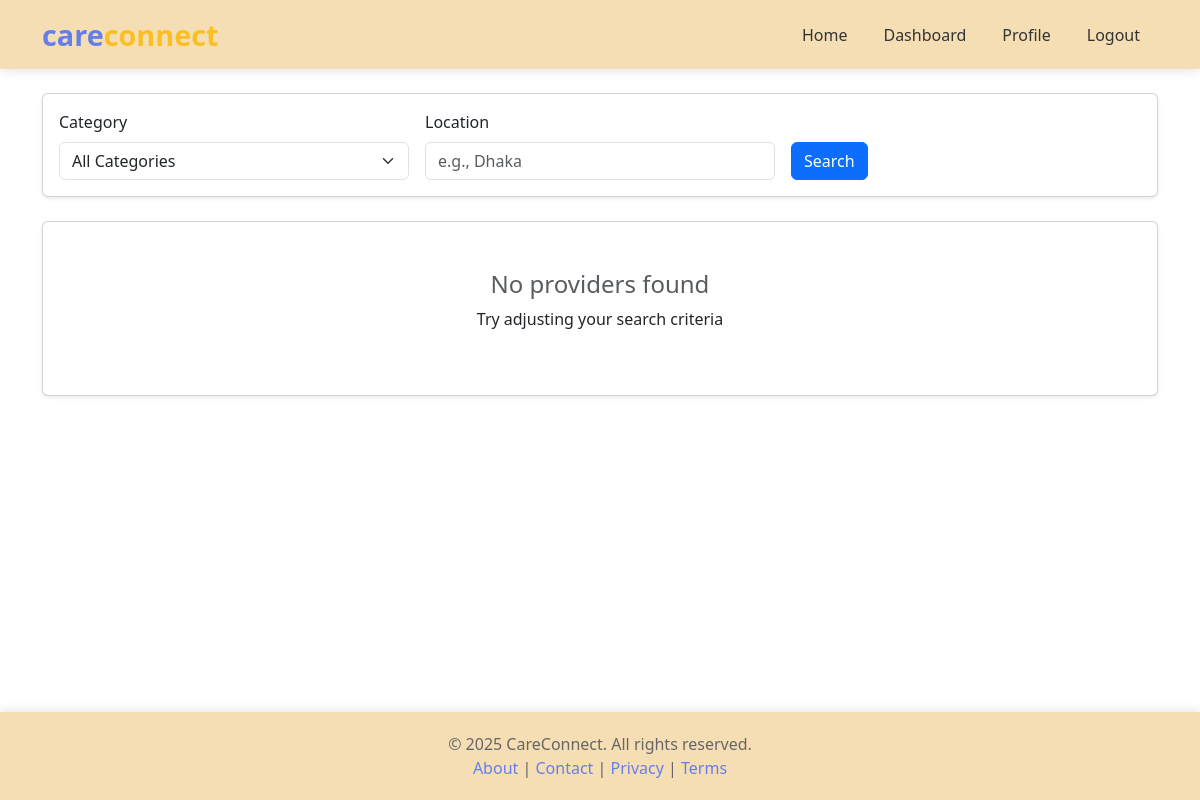
Before: /users/search/ (signed in) with the older database file.
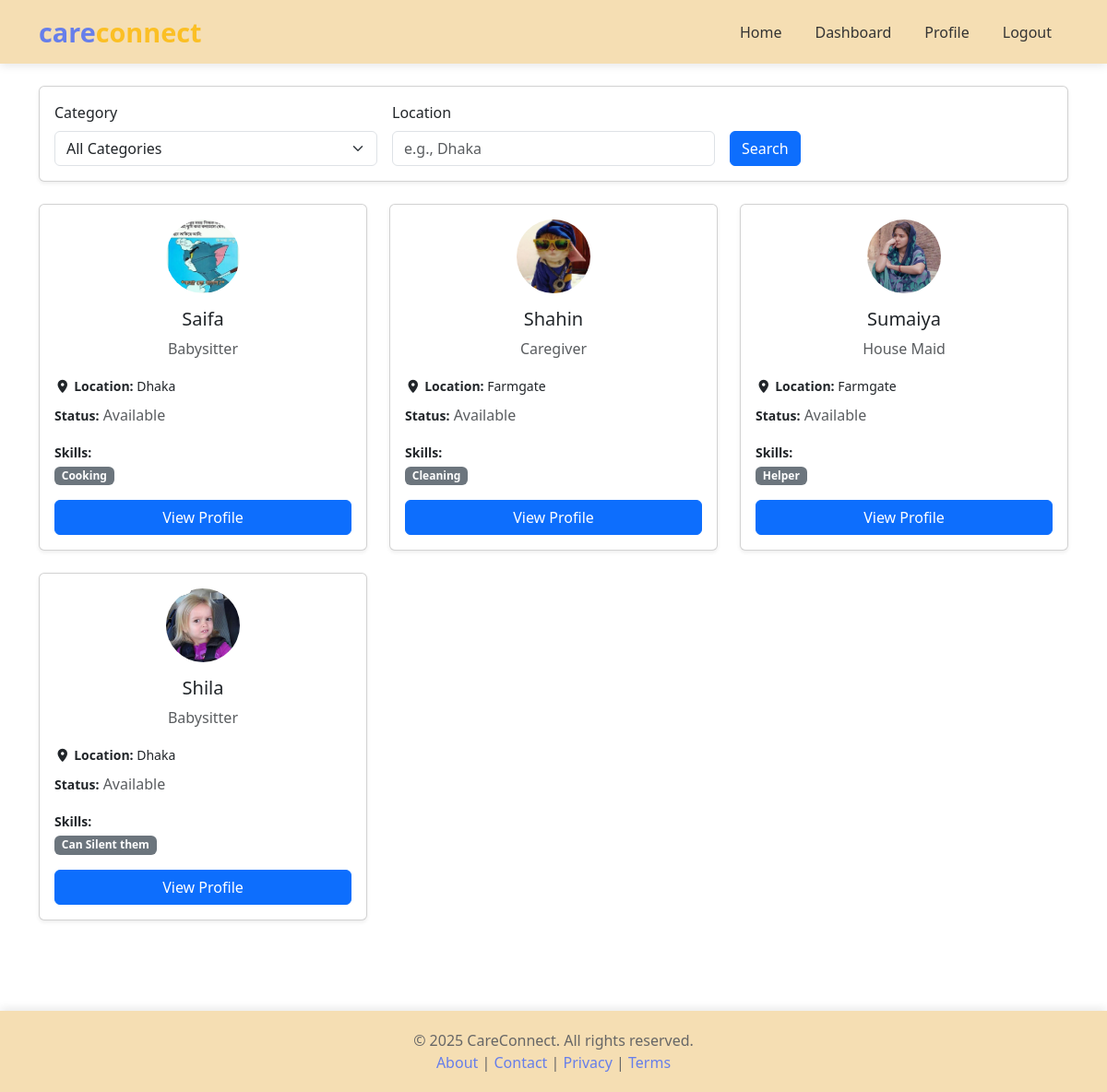
After: the same page with the newer database file.
### providers/models.py (models this page shows, shortened)
class ServiceProvider(models.Model):
    CATEGORY_CHOICES = [
        ('maid', 'House Maid'),
        ('babysitter', 'Babysitter'),
        ('caregiver', 'Caregiver'),
    ]
    GENDER_CHOICES = [
        ('male', 'Male'),
        ('female', 'Female'),
        ('other', 'Other'),
    ]
    user = models.OneToOneField(User, on_delete=models.CASCADE, related_name='provider_profile')
    name = models.CharField(max_length=100)
    age = models.IntegerField()
    gender = models.CharField(max_length=10, choices=GENDER_CHOICES)
    location = models.CharField(max_length=200)
    experience_year = models.FloatField()
    skills = models.TextField(help_text="Comma-separated")
    category = models.CharField(max_length=20, choices=CATEGORY_CHOICES)
    contactNo = models.CharField(max_length=15)
    hourlyRate = models.FloatField()
    availability = models.BooleanField(default=True)
    profile_image = models.ImageField(upload_to='provider_profiles/', blank=True, null=True)
    created_at = models.DateTimeField(auto_now_add=True)
    def get_skills_list(self):
        return [skill.strip() for skill in self.skills.split(',')]

### users/views.py (the view)
# urls.py: path('search/', views.search_providers, name='search_providers'),
@login_required
def search_providers(request):
    category = request.GET.get('category', '')
    location = request.GET.get('location', '')
    providers = ServiceProvider.objects.all()
    if category:
        providers = providers.filter(category=category)
    if location:
        providers = providers.filter(location__icontains=location)
    context = {
        'providers': providers,
        'category': category,
        'location': location,
    }
    return render(request, 'users/search.html', context)

### templates/users/search.html (shortened to what this page needs)
{% extends 'base.html' %}
{% block content %}
<div class="container mt-4 mb-5">
    <div class="card shadow-sm mb-4">
        <div class="card-body">
            <form method="GET" action="{% url 'search_providers' %}">
                <div class="row g-3">
                    <div class="col-md-4">
                        <label class="form-label">Category</label>
                        <select class="form-select" name="category">
                            <option value="">All Categories</option>
                        </select>
                    </div>
                    <div class="col-md-4">
                        <label class="form-label">Location</label>
                        <input type="text" class="form-control" name="location" value="{{ location }}" placeholder="e.g., Dhaka">
                    </div>
                    <div class="col-md-4 d-flex align-items-end">
                        <button type="submit" class="btn btn-primary">Search</button>
                    </div>
                </div>
            </form>
        </div>
    </div>
    <div class="row g-4">
        {% if providers %}
            {% for provider in providers %}
            <div class="col-md-6 col-lg-4">
                <div class="card shadow-sm h-100">
                    <div class="card-body">
                        <div class="text-center mb-3">
                            {% if provider.profile_image %}
                            <img src="{{ provider.profile_image.url }}" class="rounded-circle" width="80" height="80" alt="Profile">
                            {% endif %}
                        </div>
                        <h5 class="card-title text-center">{{ provider.name }}</h5>
                        <p class="text-center text-muted">{{ provider.get_category_display }}</p>
                        <div class="mb-2">
                            <small><strong><i class="fa-solid fa-location-dot"></i> Location:</strong> {{ provider.location }}</small>
                        </div>
                        <div class="mb-3">
                            <small><strong>Status:</strong></small>
                            {% if provider.availability %}
                            <span class="text-muted">Available</span>
                            {% else %}
                            <span class="text-muted">Unavailable</span>
                            {% endif %}
                        </div>
                        <div class="mb-3">
                            <small><strong>Skills:</strong></small><br>
                            {% for skill in provider.get_skills_list %}
                            <span class="badge bg-secondary me-1">{{ skill }}</span>
                            {% endfor %}
                        </div>
                        <a href="{% url 'provider_detail' provider.id %}" class="btn btn-primary w-100">View Profile</a>
                    </div>
                </div>
            </div>
            {% endfor %}
        {% else %}
            <div class="col-12">
                <div class="card shadow-sm">
                    <div class="card-body text-center py-5">
                        <h4 class="text-muted">No providers found</h4>
                        <p>Try adjusting your search criteria</p>
                    </div>
                </div>
            </div>
        {% endif %}
    </div>
</div>
{% endblock %}

### templates/base.html (shortened to what this page needs)
<!DOCTYPE html>
<html lang="en">
<head>
    <link href="https://cdn.jsdelivr.net/npm/bootstrap@5.3.2/dist/css/bootstrap.min.css" rel="stylesheet">
    <link rel="stylesheet"
          href="https://cdnjs.cloudflare.com/ajax/libs/font-awesome/7.0.1/css/all.min.css"
    />
</head>
<body>
    <nav class="navbar navbar-expand-lg navbar-light">
        <div class="container">
            <a class="navbar-brand" href="/">
                care<span class="connect">connect</span>
            </a>
            <div class="collapse navbar-collapse" id="navbarNav">
                <ul class="navbar-nav ms-auto">
                    <li class="nav-item">
                        <a class="nav-link" href="/">Home</a>
                    </li>
                    {% if user.is_authenticated %}
                        {% if user.is_provider %}
                            <li class="nav-item">
                                <a class="nav-link" href="{% url 'provider_dashboard' %}">Dashboard</a>
                            </li>
                            <li class="nav-item">
                                <a class="nav-link" href="{% url 'provider_profile' %}">Profile</a>
                            </li>
                            <li class="nav-item">
                                <a class="nav-link" href="{% url 'provider_logout' %}">Logout</a>
                            </li>
                        {% else %}
                            <li class="nav-item">
                                <a class="nav-link" href="{% url 'user_dashboard' %}">Dashboard</a>
                            </li>
                            <li class="nav-item">
                                <a class="nav-link" href="{% url 'user_profile' %}">Profile</a>
                            </li>
                            <li class="nav-item">
                                <a class="nav-link" href="{% url 'user_logout' %}">Logout</a>
                            </li>
                        {% endif %}
                    {% endif %}
                </ul>
            </div>
        </div>
    </nav>
    <div class="main-content">
        {% block content %}
        {% endblock %}
    </div>
    <footer>
        <div class="container text-center">
            <p>&copy; 2025 CareConnect. All rights reserved.</p>
            <p>
                <a href="#">About</a> |
                <a href="#">Contact</a> |
                <a href="#">Privacy</a> |
                <a href="#">Terms</a>
            </p>
        </div>
    </footer>
</body>
</html>

### templates/base.html (style rules this page uses)
body { display: flex; flex-direction: column; min-height: 100vh; background: white; }
.navbar { background: wheat; box-shadow: 0 2px 10px rgba(0,0,0,0.1); }
.navbar-brand { font-size: 1.8rem; font-weight: bold; color: #667eea !important; }
.navbar-brand .connect { color: #fbbf24; }
.nav-link { color: #333 !important; font-weight: 500; margin: 0 10px; }
.main-content { flex: 1; }
footer { background: wheat; padding: 20px 0; margin-top: 50px; box-shadow: 0 -2px 10px rgba(0,0,0,0.1); }
footer p { margin: 0; color: #666; }
footer a { color: #667eea; text-decoration: none; }

Changed rows visible on the page:
added ServiceProvider: profile_image (picture), name "Saifa", category "Babysitter", location "Dhaka", availability "Available", get_skills_list "Cooking"
added ServiceProvider: profile_image (picture), name "Shahin", category "Caregiver", location "Farmgate", availability "Available", get_skills_list "Cleaning"
added ServiceProvider: profile_image (picture), name "Sumaiya", category "House Maid", location "Farmgate", availability "Available", get_skills_list "Helper"
added ServiceProvider: profile_image (picture), name "Shila", category "Babysitter", location "Dhaka", availability "Available", get_skills_list "Can Silent them"
Other visible differences:
text no longer shown: "No providers found Try adjusting your search criteria"
